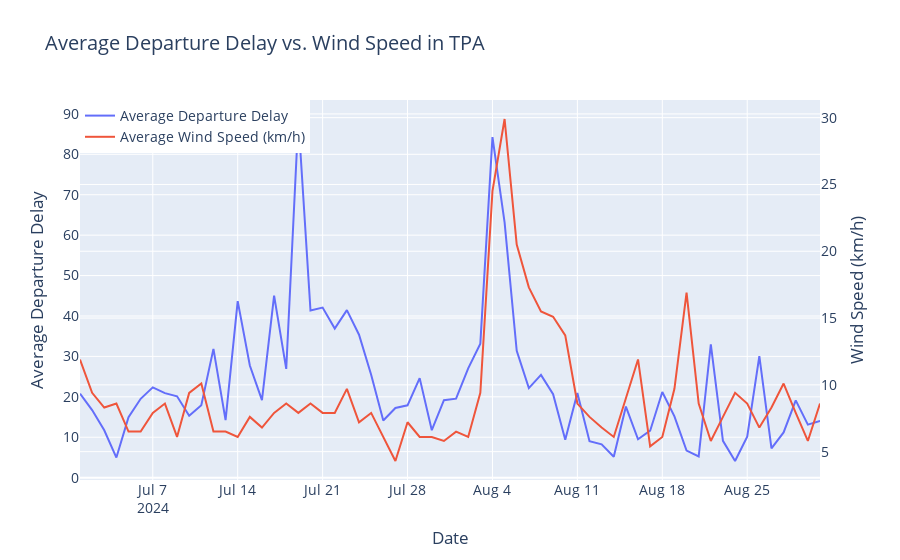

Notebook code for this chart:
### Code cell
x_tpa = flights_TPA['flight_date']
y_tpa = flights_TPA['avg_dep_delay']
y_wind = flights_TPA['avg_wind_speed_kmh']

fig = go.Figure()

fig.add_trace(go.Scatter(
    x=x_tpa, y=y_tpa,
    mode='lines',
    name='Average Departure Delay',
    yaxis='y1'  # Assign to first y-axis
))

fig.add_trace(go.Scatter(
    x=x_tpa, y=y_wind,
    mode='lines',
    name='Average Wind Speed (km/h)',
    yaxis='y2'  # Assign to second y-axis
))

fig.update_layout(
    title="Average Departure Delay vs. Wind Speed in TPA",
    xaxis_title="Date",
    yaxis=dict(
        title="Average Departure Delay",
    ),
    yaxis2=dict(
        title="Wind Speed (km/h)",
        overlaying='y',  # Makes it share the same x-axis
        side='right'
    ),
    legend=dict(x=0, y=1),  # Position legend
    font=dict(size=14)  # Sets overall font size
)

fig.show()

### Figure 1 — Plotly figure (JSON) as saved in the notebook; plotly's stock layout.template omitted (floating-point values rounded to 4 significant figures)
{"data": [{"mode": "lines", "name": "Average Departure Delay", "type": "scatter", "x": ["2024-07-01", "2024-07-02", "2024-07-03", "2024-07-04", "2024-07-05", "2024-07-06", "2024-07-07", "2024-07-08", "2024-07-09", "2024-07-10", "2024-07-11", "2024-07-12", "2024-07-13", "2024-07-14", "2024-07-15", "2024-07-16", "2024-07-17", "2024-07-18", "2024-07-19", "2024-07-20", "2024-07-21", "2024-07-22", "2024-07-23", "2024-07-24", "2024-07-25", "2024-07-26", "2024-07-27", "2024-07-28", "2024-07-29", "2024-07-30", "2024-07-31", "2024-08-01", "2024-08-02", "2024-08-03", "2024-08-04", "2024-08-05", "2024-08-06", "2024-08-07", "2024-08-08", "2024-08-09", "2024-08-10", "2024-08-11", "2024-08-12", "2024-08-13", "2024-08-14", "2024-08-15", "2024-08-16", "2024-08-17", "2024-08-18", "2024-08-19", "2024-08-20", "2024-08-21", "2024-08-22", "2024-08-23", "2024-08-24", "2024-08-25", "2024-08-26", "2024-08-27", "2024-08-28", "2024-08-29", "2024-08-30", "2024-08-31"], "y": [20.78, 16.73, 11.73, 4.97, 14.95, 19.51, 22.34, 20.91, 20.12, 15.32, 17.92, 31.87, 14.25, 43.68, 27.76, 19.17, 45.03, 26.9, 88.74, 41.37, 42.09, 36.91, 41.44, 35.36, 25.48, 14.14, 17.24, 17.89, 24.63, 11.75, 19.17, 19.55, 27.04, 33.15, 84.26, 63.16, 31.37, 22.16, 25.42, 20.63, 9.36, 20.94, 9.02, 8.23, 5.16, 17.58, 9.49, 11.62, 21.2, 15.15, 6.7, 5.23, 32.98, 9.1, 4.12, 10.15, 30.05, 7.22, 11.19, 19.13, 13.13, 14.05], "yaxis": "y"}, {"mode": "lines", "name": "Average Wind Speed (km/h)", "type": "scatter", "x": ["2024-07-01", "2024-07-02", "2024-07-03", "2024-07-04", "2024-07-05", "2024-07-06", "2024-07-07", "2024-07-08", "2024-07-09", "2024-07-10", "2024-07-11", "2024-07-12", "2024-07-13", "2024-07-14", "2024-07-15", "2024-07-16", "2024-07-17", "2024-07-18", "2024-07-19", "2024-07-20", "2024-07-21", "2024-07-22", "2024-07-23", "2024-07-24", "2024-07-25", "2024-07-26", "2024-07-27", "2024-07-28", "2024-07-29", "2024-07-30", "2024-07-31", "2024-08-01", "2024-08-02", "2024-08-03", "2024-08-04", "2024-08-05", "2024-08-06", "2024-08-07", "2024-08-08", "2024-08-09", "2024-08-10", "2024-08-11", "2024-08-12", "2024-08-13", "2024-08-14", "2024-08-15", "2024-08-16", "2024-08-17", "2024-08-18", "2024-08-19", "2024-08-20", "2024-08-21", "2024-08-22", "2024-08-23", "2024-08-24", "2024-08-25", "2024-08-26", "2024-08-27", "2024-08-28", "2024-08-29", "2024-08-30", "2024-08-31"], "y": [11.9, 9.4, 8.3, 8.6, 6.5, 6.5, 7.9, 8.6, 6.1, 9.4, 10.1, 6.5, 6.5, 6.1, 7.6, 6.8, 7.9, 8.6, 7.9, 8.6, 7.9, 7.9, 9.7, 7.2, 7.9, 6.1, 4.3, 7.2, 6.1, 6.1, 5.8, 6.5, 6.1, 9.4, 24.5, 29.9, 20.5, 17.3, 15.5, 15.1, 13.7, 8.6, 7.6, 6.8, 6.1, 9.0, 11.9, 5.4, 6.1, 9.7, 16.9, 8.6, 5.8, 7.6, 9.4, 8.6, 6.8, 8.3, 10.1, 7.9, 5.8, 8.6], "yaxis": "y2"}], "layout": {"font": {"size": 14}, "legend": {"x": 0, "y": 1}, "title": {"text": "Average Departure Delay vs. Wind Speed in TPA"}, "xaxis": {"title": {"text": "Date"}}, "yaxis": {"title": {"text": "Average Departure Delay"}}, "yaxis2": {"overlaying": "y", "side": "right", "title": {"text": "Wind Speed (km/h)"}}}}
